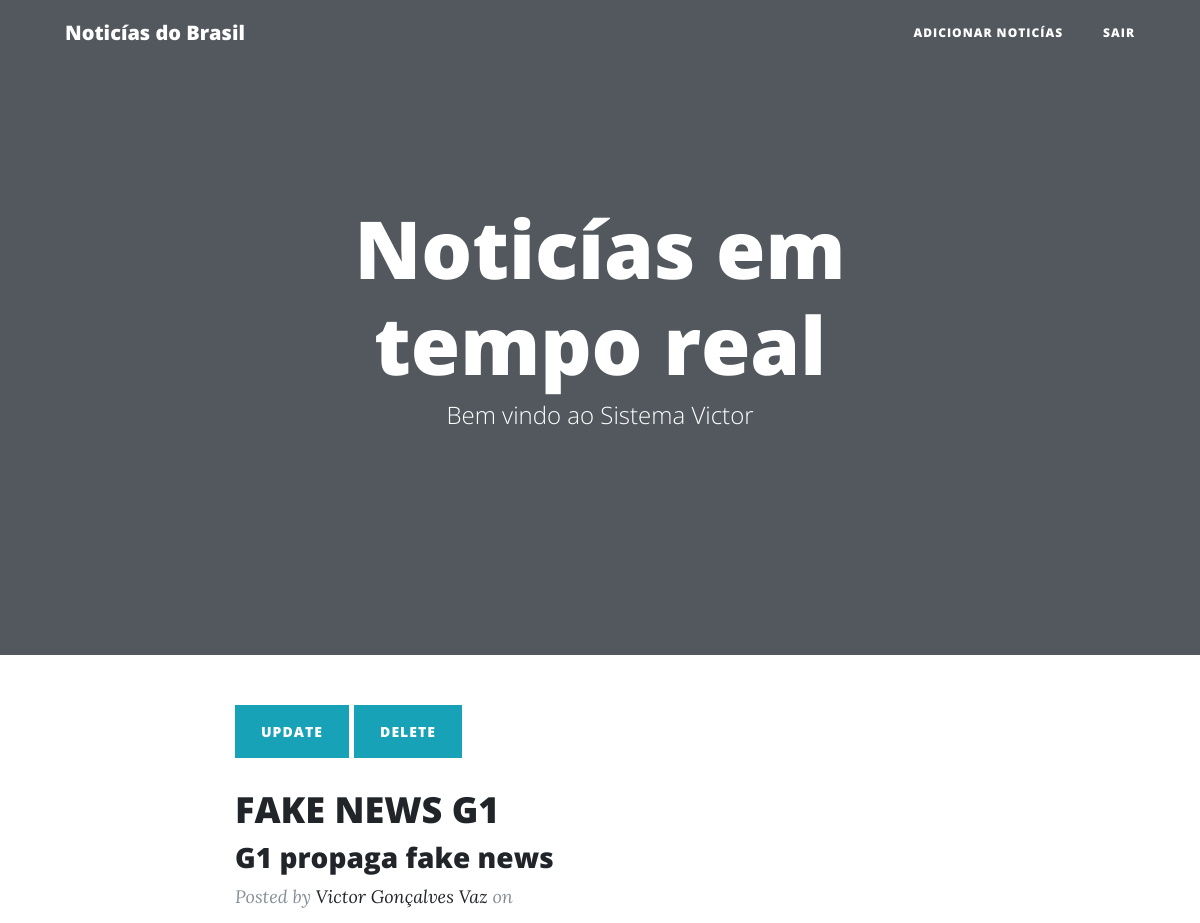
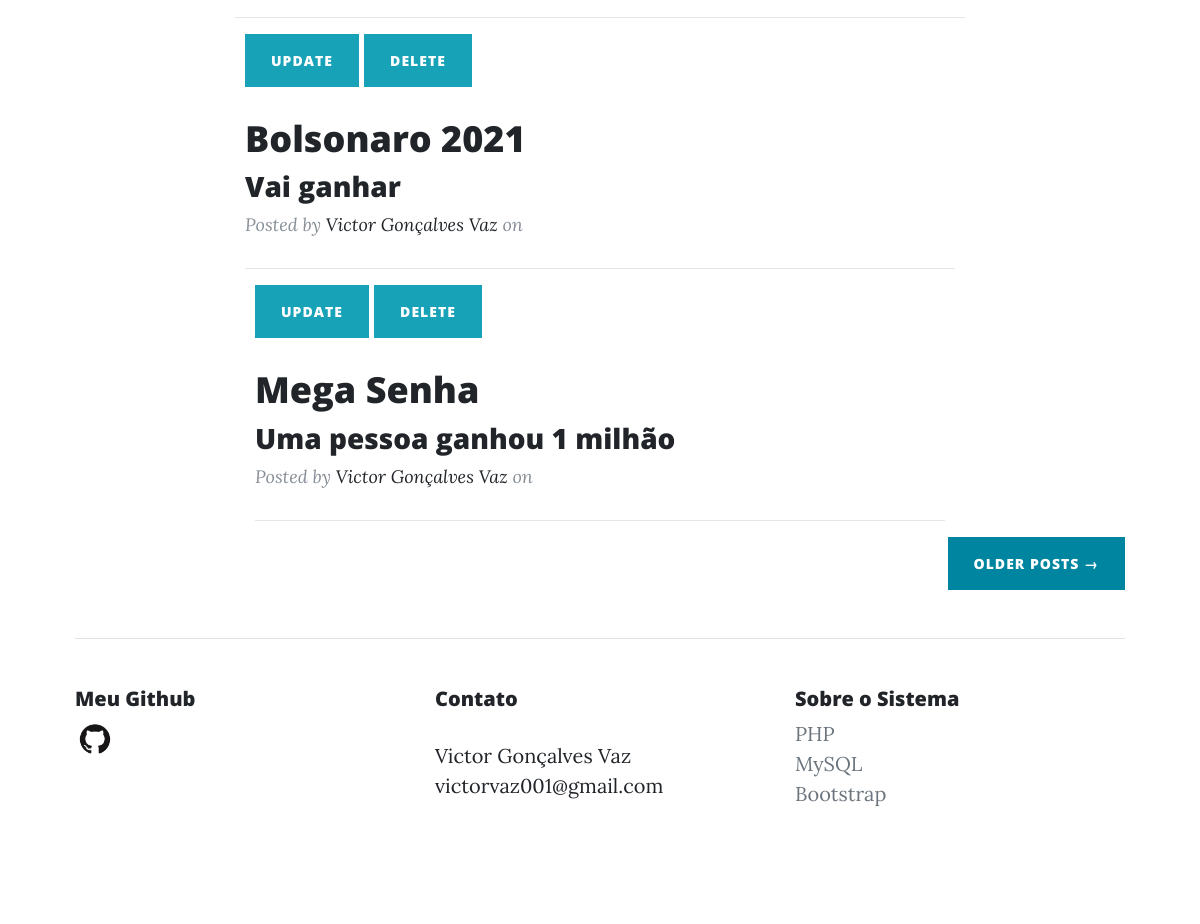
Page /adminPage.php (signed in) on the committed database (2 pictures, top to bottom).
### tables this page shows
CREATE TABLE noticias
(
	id int primary key auto_increment,
	titulo_materia varchar(150),
	conteudo_materia varchar(2000),
	nome_pessoa varchar(50),
	data_materia DATETIME
);

### adminPage.php (the view, shortened to what this page needs)
<?php
require 'config.php';
if(isset($_SESSION["id"]) && !empty($_SESSION["id"])){
 $nome = $_SESSION["nome"];
} else {
  header("Location: login.php");
}
?>
<!DOCTYPE html>
<html>
<head>
  <link href="vendor/bootstrap/css/bootstrap.min.css" rel="stylesheet">
  <link href="vendor/fontawesome-free/css/all.min.css" rel="stylesheet" type="text/css">
  <link href="css/clean-blog.min.css" rel="stylesheet">
</head>
<body>
  <nav class="navbar navbar-expand-lg navbar-light fixed-top" id="mainNav">
    <div class="container">
      <a class="navbar-brand" href="index.php">Noticías do Brasil</a>
      <div class="collapse navbar-collapse" id="navbarResponsive">
        <ul class="navbar-nav ml-auto">
          <li class="nav-item">
            <a class="nav-link" href="addNoticia.php">Adicionar Noticías</a>
          </li>
          <li class="nav-item dropdown">
			<a class="nav-link" href="logout.php" onclick="return confirm('Deseja sair do sistema?');">Sair</a>
          </li>
        </ul>
      </div>
    </div>
  </nav>
  <header class="masthead" >
    <div class="overlay"></div>
    <div class="container">
      <div class="row">
        <div class="col-lg-8 col-md-10 mx-auto">
          <div class="site-heading">
            <h1>Noticías em tempo real</h1>
            <span class="subheading">
              <?php
            		echo "Bem vindo ao Sistema ".'<a href="adminPage.php" style="color: white;">'.$nome.'</a><br/><br/>';
            ?>
            </span>
          </div>
        </div>
      </div>
    </div>
  </header>
  <?php
$sql = "SELECT * FROM noticias ORDER BY data_materia DESC";
$sql = $pdo->query($sql);
?>
   <?php
    if($sql->rowCount() > 0){
     foreach($sql->fetchAll() as $noticia):
    ?>
  <div class="container">
  	<div class="row">
  		<div class="col-lg-8 col-md-10 mx-auto">
  			<div class="post-preview">
  				<?php echo '<a href="updateNoticia.php?id='.$noticia["id"].'"
  					class="btn btn-info" style="color: white;">Update</a>'?>
  					<span onclick="return confirm('Confirma exclusão?');"><?php echo '<a href="deleteNoticia.php?id='.$noticia["id"].'"
  					class="btn btn-info" style="color: white;">Delete</a>'?></span>
  				<a href="index.php">
  					<h2 class="post-title">
  						<?php echo $noticia["titulo_materia"]; ?>
  					</h2>
  					<h3 class="post-subtitle">
  						<?php echo $noticia["conteudo_materia"]; ?>
  					</h3>
  				</a>
  				<p class="post-meta">Posted by
  					<a href="index.php"><?php echo $noticia["nome_pessoa"]?></a>
  					on <?php echo $noticia["data_materia"]?></p>
  				</div>
  				<hr>
  			</div>
  		</div>
  		<?php
  	endforeach;
  } else{
  	echo "Não existem noticias cadastradas!";
  }
  ?>
  <div class="clearfix">
  	<a class="btn btn-primary float-right" href="index.php">Older Posts &rarr;</a>
  </div>
    <footer class="pt-4 my-md-5 pt-md-5 border-top">
    <div class="row">
      <div class="col-6 col-md">
        <h5>Meu Github</h5>
        <a href="https://github.com/victorvaz001/ProjetosPHP" target="_blank"><img class="mb-2" src="GitHub-Mark.png" alt="" width="40" height="40"></a>
      </div>
      <div class="col-6 col-md">
        <h5>Contato</h5>
        <ul class="list-unstyled text-small">
          <li><p>Victor Gonçalves Vaz<br/>victorvaz001@gmail.com</p></li>
        </ul>
      </div>
      <div class="col-6 col-md">
        <h5>Sobre o Sistema</h5>
        <ul class="list-unstyled text-small">
          <li><a class="text-muted" href="https://www.php.net/" target="_blank">PHP</a></li>
          <li><a class="text-muted" href="https://www.mysql.com/" target="_blank">MySQL</a></li>
          <li><a class="text-muted" href="https://getbootstrap.com/" target="_blank">Bootstrap</a></li>
        </ul>
      </div>
    </div>
  </footer>
</div>
</body>
</html>

### rows in the picture
noticias: titulo_materia "FAKE NEWS G1", conteudo_materia "G1 propaga fake news", nome_pessoa "Victor Gonçalves Vaz"
noticias: titulo_materia "Bolsonaro 2021", conteudo_materia "Vai ganhar", nome_pessoa "Victor Gonçalves Vaz"
noticias: titulo_materia "Mega Senha", conteudo_materia "Uma pessoa ganhou 1 milhão", nome_pessoa "Victor Gonçalves Vaz"

### other values in the picture
$nome "Victor"
